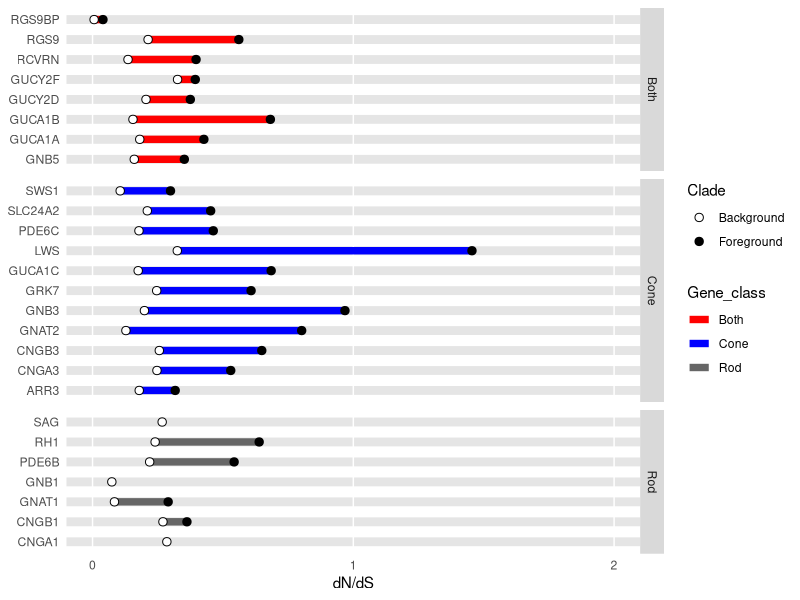
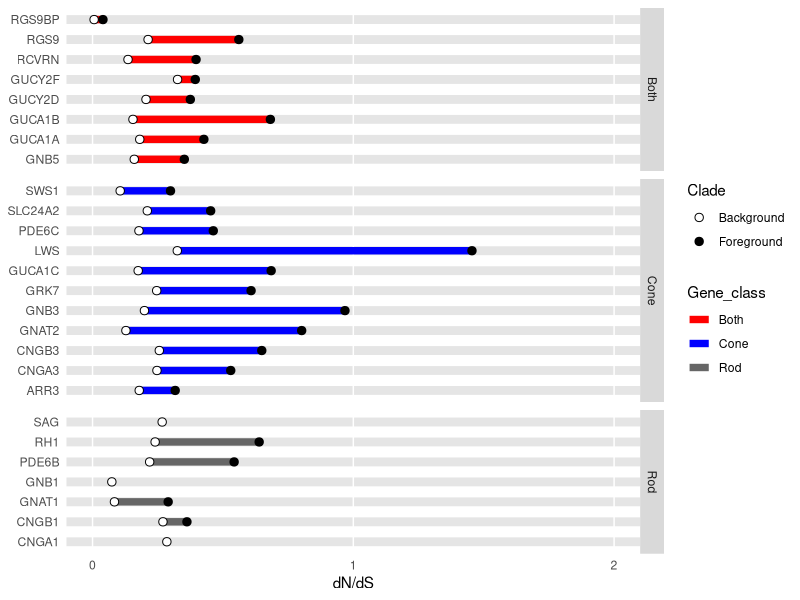

The R script that drew these images, in order:
## Plots clade model dN/dS estimates by gene
## dumbbell plot format
## Last updated 20220523 by avn

library(tidyverse)

dnds <- read.csv("Snake_Reptile_CmC.csv")

# Transforms to wide format for plotting lines
dnds_line <- spread(dnds, key = Clade, value = dNdS)

## Plots the dN/dS values for each clade by gene and grouped by photoreceptor class
ggplot() +
	# Plots lines between dN/dS values
	geom_segment(
		data = dnds_line,
			aes(x = Foreground, 
				y = Gene_name, 
				xend = Background, 
				yend = Gene_name, 
				colour = Gene_class), 
			size=2.5) +
	# Plots the dN/dS for both clades as points
	geom_point(
		data = dnds,
			aes(x=dNdS, 
				y=Gene_name, 
				fill=Clade),
		size=2.5, 
		shape = 21) + 
	# Colour scheme for the different photoreceptor classes
	scale_color_manual(values=c('red', 'blue', 'grey40')) +
	# Coloiur scheme for the background and foreground dN/dS
	scale_fill_manual(values=c('white','black')) +
	# Groups data by photoreceptor class
	facet_grid(scales="free_y",space="free_y", facets = Gene_class ~ .) +
	# Scales axis and sets the aesthetics for the chart
	scale_x_continuous(name ="dN/dS", limits=c(0, 2),breaks=seq(0, 2, 1)) +
	theme(axis.text.x = element_text(angle = 0, hjust = 0.5), 
		panel.background = element_rect(fill = "white"),
		panel.grid.major = element_line(size = 3, colour = "grey90"),
		panel.grid.minor.x = element_blank(),
		panel.grid.major.x = element_line(colour = "white",size = 0.5),
		axis.ticks.x = element_blank(),
		axis.ticks.y = element_blank(),
		axis.title.y = element_blank())

ggsave('Snake_Reptile_CmC_dumbbell_plot.pdf')

